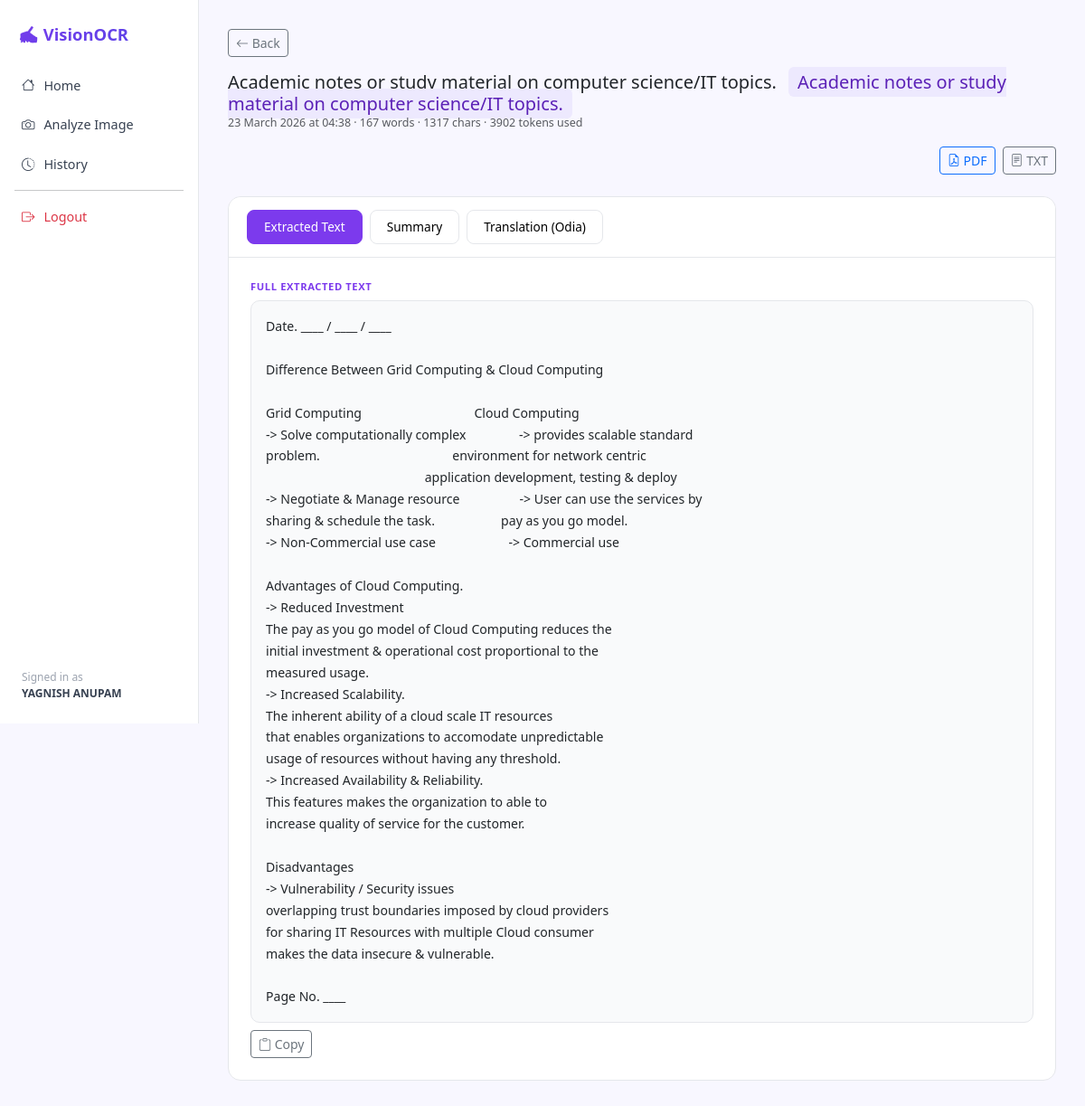
The page /result/16 (signed in) on the database its author committed.
### app/models/database.py (models this page shows)
class User(UserMixin, db.Model):
    __tablename__ = 'users'
    id           = db.Column(db.Integer, primary_key=True)
    name         = db.Column(db.String(100), nullable=False)
    email        = db.Column(db.String(150), unique=True, nullable=False)
    password     = db.Column(db.String(256), nullable=False)
    created_at   = db.Column(db.DateTime, default=datetime.utcnow)
    results      = db.relationship('Result', backref='user', lazy=True)

class Result(db.Model):
    __tablename__ = 'results'
    id            = db.Column(db.Integer, primary_key=True)
    user_id       = db.Column(db.Integer, db.ForeignKey('users.id'), nullable=False)
    filename      = db.Column(db.String(256))
    doc_type      = db.Column(db.String(80))        # letter, notes, essay etc
    extracted     = db.Column(db.Text)              # full extracted text
    summary       = db.Column(db.Text)              # AI summary
    translation   = db.Column(db.Text)              # translated text if requested
    translate_to  = db.Column(db.String(50))        # target language
    word_count    = db.Column(db.Integer)
    char_count    = db.Column(db.Integer)
    tokens_used   = db.Column(db.Integer)
    created_at    = db.Column(db.DateTime, default=datetime.utcnow)

### app/routes/main.py (the view)
@history_bp.route('/result/<int:result_id>')
@login_required
def view_result(result_id):
    r = Result.query.get_or_404(result_id)
    if r.user_id != current_user.id:
        return 'Forbidden', 403
    return render_template('result.html', r=r)

### app/templates/result.html (shortened to what this page needs)
{% extends 'base.html' %}
{% block content %}
<div class="d-flex align-items-center gap-3 mb-4 flex-wrap">
  <a href="{{ url_for('history.history') }}" class="btn btn-sm btn-outline-secondary">
    <i class="bi bi-arrow-left"></i> Back</a>
  <div>
    <h5 class="mb-0">{{ r.doc_type or 'Document' }}
      <span class="badge-type ms-2">{{ r.doc_type }}</span>
    </h5>
    <div class="text-muted" style="font-size:.78rem;">
      {{ r.created_at.strftime('%d %B %Y at %H:%M') }} ·
      {{ r.word_count }} words · {{ r.char_count }} chars · {{ r.tokens_used }} tokens used
    </div>
  </div>
  <div class="ms-auto d-flex gap-2">
    <a href="{{ url_for('extract.download_pdf', result_id=r.id) }}" class="btn btn-sm btn-outline-primary">
      <i class="bi bi-file-earmark-pdf"></i> PDF</a>
    <a href="{{ url_for('extract.download_txt', result_id=r.id) }}" class="btn btn-sm btn-outline-secondary">
      <i class="bi bi-file-text"></i> TXT</a>
  </div>
</div>
<div class="card">
  <div class="card-header">
    <div class="d-flex gap-2 flex-wrap">
      <button class="tab-btn active" onclick="showTab('extracted',this)">Extracted Text</button>
      <button class="tab-btn" onclick="showTab('summary',this)">Summary</button>
      {% if r.translation %}
      <button class="tab-btn" onclick="showTab('translation',this)">Translation ({{ r.translate_to }})</button>
      {% endif %}
    </div>
  </div>
  <div class="card-body p-4">
    <div id="tab-extracted">
      <div class="section-label">Full Extracted Text</div>
      <div class="result-box">{{ r.extracted }}</div>
      <button class="btn btn-sm btn-outline-secondary mt-2"
              onclick="navigator.clipboard.writeText(document.querySelector('#tab-extracted .result-box').textContent);alert('Copied!')">
        <i class="bi bi-clipboard"></i> Copy
      </button>
    </div>
  </div>
</div>
{% endblock %}

### app/templates/base.html (shortened to what this page needs)
<!DOCTYPE html>
<html lang="en">
<head>
<link href="https://cdn.jsdelivr.net/npm/bootstrap@5.3.3/dist/css/bootstrap.min.css" rel="stylesheet">
<link href="https://cdn.jsdelivr.net/npm/bootstrap-icons@1.11.3/font/bootstrap-icons.css" rel="stylesheet">
</head>
<body>
{% if current_user.is_authenticated %}
<div class="sidebar d-flex flex-column">
  <div class="logo">✍️ VisionOCR</div>
  <nav class="mt-2 flex-grow-1">
    <a href="{{ url_for('main.home') }}" class="nav-link {% if request.endpoint=='main.home' %}active{% endif %}">
      <i class="bi bi-house"></i>Home</a>
    <a href="{{ url_for('extract.upload_page') }}" class="nav-link {% if request.endpoint=='extract.upload_page' %}active{% endif %}">
      <i class="bi bi-camera"></i>Analyze Image</a>
    <a href="{{ url_for('history.history') }}" class="nav-link {% if request.endpoint=='history.history' %}active{% endif %}">
      <i class="bi bi-clock-history"></i>History</a>
    <hr class="mx-3 my-2">
    <a href="{{ url_for('auth.logout') }}" class="nav-link text-danger">
      <i class="bi bi-box-arrow-right"></i>Logout</a>
  </nav>
  <div class="px-4 pb-4" style="font-size:.75rem;color:#9CA3AF;">
    Signed in as<br><strong style="color:#374151;">{{ current_user.name }}</strong>
  </div>
</div>
{% endif %}
<div class="{% if current_user.is_authenticated %}main{% else %}container{% endif %}">
  {% block content %}{% endblock %}
</div>
</body>
</html>

### app/templates/base.html (style rules this page uses)
:root { --accent:#7C3AED;--accent-l:#EDE9FE;--accent-d:#5B21B6; }
body { background:#F8F7FF;font-family:'Segoe UI',sans-serif;min-height:100vh; }
.sidebar { width:220px;min-height:100vh;background:#fff;border-right:1px solid #E5E7EB; position:fixed;top:0;left:0;z-index:100; }
.logo { padding:24px 20px 12px;font-size:1.15rem;font-weight:700; background:linear-gradient(135deg,#7C3AED,#4F46E5); -webkit-background-clip:text;-webkit-text-fill-color:transparent; }
.nav-link { color:#374151;border-radius:8px;margin:2px 10px; padding:10px 14px;display:flex;align-items:center;gap:10px;font-size:.9rem; }
.main { margin-left:220px;padding:32px; }
.card { border:1px solid #E5E7EB;border-radius:14px;box-shadow:none;background:#fff; }
.card-header { background:#fff;border-bottom:1px solid #E5E7EB; border-radius:14px 14px 0 0!important;font-weight:600;padding:14px 20px; }
.badge-type { background:#EDE9FE;color:#5B21B6;font-weight:500;border-radius:6px;padding:3px 10px; }

### app/templates/result.html (style rules this page uses)
.result-box { background:#F9FAFB;border:1px solid #E5E7EB;border-radius:10px; padding:16px;font-size:.88rem;line-height:1.7;white-space:pre-wrap; }
.section-label { font-size:.7rem;font-weight:700;text-transform:uppercase; letter-spacing:.6px;color:#7C3AED;margin-bottom:6px; }
.tab-btn { padding:8px 18px;border-radius:8px;border:1px solid #E5E7EB;background:#fff; font-size:.85rem;cursor:pointer; }
.tab-btn.active { background:#7C3AED;color:#fff;border-color:#7C3AED; }

### rows shown on the page
User: name "YAGNISH ANUPAM"
Result: doc_type "Academic notes or study material on computer science/IT topics.", created_at "23 March 2026 at 04:38", word_count "167", char_count "1317", tokens_used "3902", translate_to "Odia", extracted "Date. ____ / ____ / ____ Difference Between Grid Computing & Cloud Computing Grid Computing Cloud Computing -> Solve computationally complex -> provides scalable standard problem. environment for network centric application development, testing & deploy -> Negotiate & Manage resource -> User can use the services by sharing & schedule the task. pay as you go model. -> Non-Commercial use case -> Commercial use Advantages of Cloud Computing. -> Reduced Investment The pay as you go model of Cloud Computing reduces the initial investment & operational cost proportional to the measured usage. -> Increased Scalability. The inherent ability of a cloud scale IT resources that enables organizations…"
